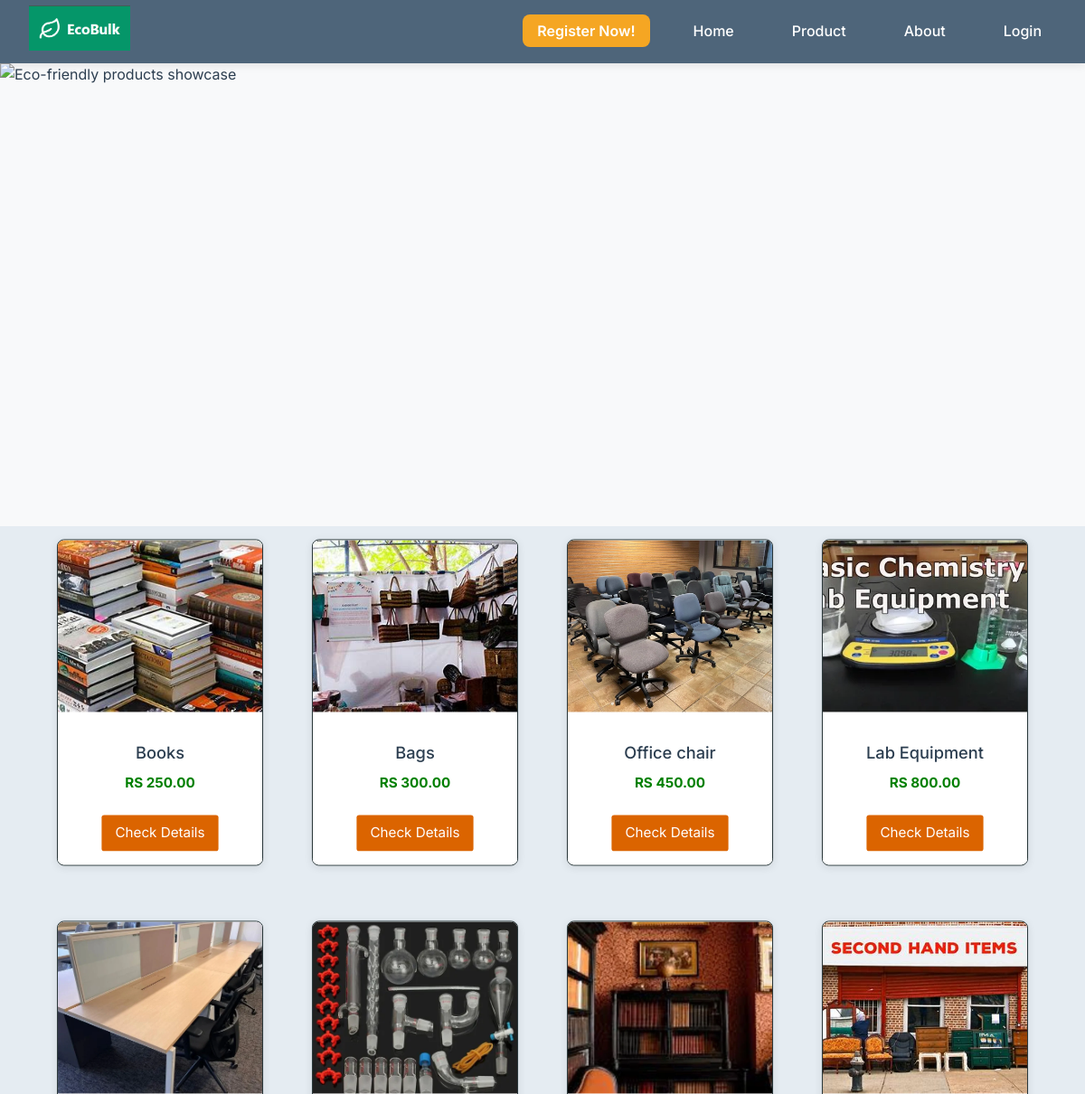
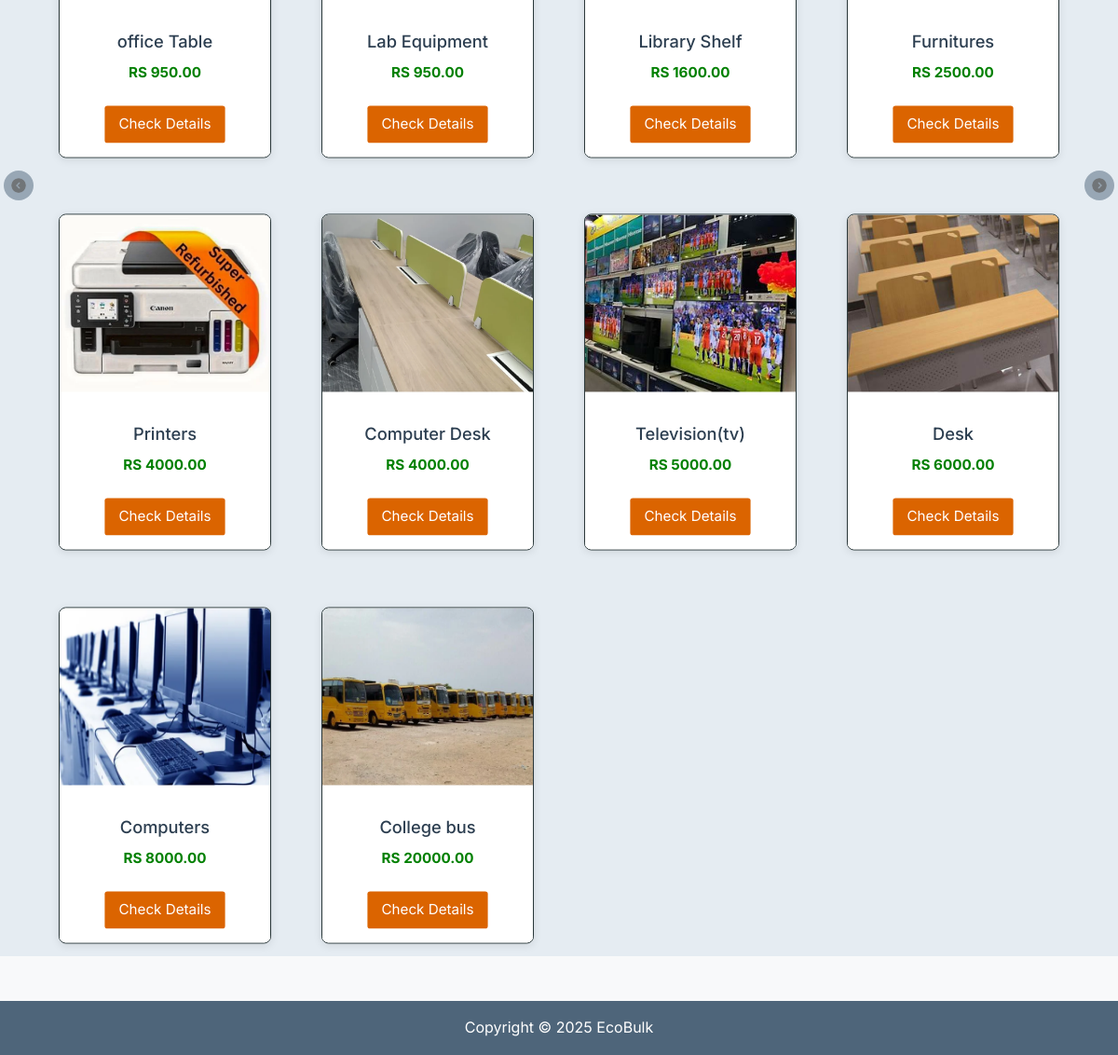
The page / on the database its author committed (2 pictures, top to bottom).
### tables this page shows
CREATE TABLE `product` (
  `id` varchar(255) NOT NULL,
  `title` varchar(100) NOT NULL,
  `category` varchar(100) NOT NULL DEFAULT 'All Product',
  `quantity` int(10) NOT NULL,
  `price` double(10,2) NOT NULL,
  `image` varchar(255) NOT NULL,
  `description` varchar(600) NOT NULL,
  `status` varchar(100) DEFAULT 'Pending',
  `seller_id` varchar(255) DEFAULT NULL,
  `reason` varchar(255) DEFAULT NULL,
  `shelf` varchar(10) DEFAULT 'on',
  `seller_username` varchar(255) DEFAULT NULL
);

### index.php (the view, shortened to what this page needs)
<?php
include('config.php');
$sql="select * from product where shelf='on' and quantity>0 ORDER BY price;";
$result=$conn->query($sql);
?>
<!DOCTYPE html>
<html lang="en">
<head>
    <link rel="stylesheet" href="css/modern-theme.css">
    <link rel="stylesheet" href="css/product_slider.css">
</head>
<body>
    <header class="header">
        <a href="#" class="logo" aria-label="EcoBulk Logo">
            <img src="images/logo/logo.png" alt="EcoBulk Logo">
        </a>
        <ul class="menu">
            <li><a href="visitor/register.php">Register Now!</a></li>
            <li><a href="index.php">Home</a></li>
            <li><a href="visitor/vProduct.php">Product</a></li>
            <li><a href="visitor/about_us.php">About</a></li>
            <li><a href="visitor/login.php">Login</a></li>
        </ul>
    </header>
    <div class="slideshow-container">
        <div class="mySlides fade">
            <img src="images/logo/second1.jpg" alt="Eco-friendly products showcase">
        </div>
    </div>
    <main class="container">
        <div class="slide-container">
            <img id="slide-left" class="arrow" src="images/logo/arrow-left.png" alt="Previous" aria-label="Previous Slide">
            <section class="product-grid" id="slider">
                <?php
                if ($result->num_rows > 0) {
                    while($row = $result->fetch_assoc()) {
                        $id = $row['id'];
                        $title = $row['title'];
                        $price = $row['price'];
                        $image = $row['image'];
                ?>
                <div class="thumbnail" tabindex="0">
                    <img src="images/<?php echo $image;?>" alt="<?php echo $title;?>">
                    <div class="product-details">
                        <h2><?php echo $title;?></h2>
                        <p>RS <?php echo $price;?></p>
                        <a href='visitor/product_detail.php?pid=<?php echo $id;?>'>Check Details</a>
                    </div>
                </div>
                <?php
                    }
                }
                ?>
            </section>
            <img id="slide-right" class="arrow" src="images/logo/arrow-right.png" alt="Next" aria-label="Next Slide">
        </div>
    </main>
    <footer>
        <p>Copyright &copy; <script>document.write(new Date().getFullYear());</script> EcoBulk</p>
    </footer>
</body>
</html>

### css/modern-theme.css (style rules this page uses)
:root { --primary-color: #4e657a; --secondary-color: #f5a623; --text-color: #2c3e50; --background-color: #f8f9fa; --header-height: 70px; --transition: all 0.3s ease; --shadow: 0 2px 10px rgba(0, 0, 0, 0.1); --border-radius: 8px; }
* { margin: 0; padding: 0; box-sizing: border-box; }
body { font-family: "Inter", -apple-system, BlinkMacSystemFont, sans-serif; color: var(--text-color); background: var(--background-color); line-height: 1.6; }
.header { background: var(--primary-color); position: fixed; top: 0; left: 0; right: 0; height: var(--header-height); display: flex; align-items: center; justify-content: space-between; padding: 0 2rem; box-shadow: var(--shadow); z-index: 1000; }
.header .logo img { height: 50px; width: auto; transition: var(--transition); }
.menu { display: flex; gap: 2rem; list-style: none; }
.menu li a { color: white; text-decoration: none; font-weight: 500; padding: 0.5rem 1rem; border-radius: var(--border-radius); transition: var(--transition); }
.menu li a[href="visitor/register.php"] { background: var(--secondary-color); color: white; font-weight: 600; }
.slideshow-container { margin-top: var(--header-height); position: relative; height: 60vh; overflow: hidden; }
.mySlides { height: 100%; }
.mySlides img { width: 100%; height: 100%; object-fit: cover; transition: transform 0.3s ease; }
.container { max-width: 1400px; margin: 2rem auto; padding: 0 2rem; }
.thumbnail { background: white; border-radius: var(--border-radius); overflow: hidden; box-shadow: var(--shadow); transition: var(--transition); }
.thumbnail img { width: 100%; height: 200px; object-fit: cover; }
.product-details { padding: 1.5rem; }
.product-details h2 { color: var(--text-color); font-size: 1.1rem; margin-bottom: 0.5rem; }
.product-details p { color: var(--secondary-color); font-size: 1.2rem; font-weight: 600; margin: 0.5rem 0; }
.product-details a { display: inline-block; background: var(--primary-color); color: white; padding: 0.5rem 1rem; border-radius: var(--border-radius); text-decoration: none; transition: var(--transition); }
footer { background: var(--primary-color); color: white; text-align: center; padding: 1rem; margin-top: 3rem; }
.fade { animation: fadeIn 0.3s ease-in; }

### css/product_slider.css (style rules this page uses)
:root { --white: #fff; --black: #1c2b2d; --blue: #31326f; --color-primary: #31326f; --color-sec: #db6400; --color-grey: #eee; --color-dark-grey: #222831; }
img { width: 100%; }
.container { max-width: 1200px; margin: 0 auto; background-color: #e5ecf2; padding: 0 20px; }
main { background-color: #cdf6d2; padding: 4rem 0; }
.slide-container { width: 100%; position: relative; margin: 2rem auto; }
.arrow { width: 2rem; height: 2rem; cursor: pointer; position: absolute; top: 50%; transform: translateY(-50%); z-index: 100; background: var(--primary-color); border-radius: 50%; padding: 0.5rem; transition: var(--transition); }
#slide-left { left: -1rem; }
#slide-right { right: -1rem; }
.product-grid { display: grid; grid-template-columns: repeat(auto-fill, minmax(250px, 1fr)); gap: 2rem; padding: 0 2rem; scroll-behavior: smooth; overflow-x: hidden; }
section { width: 100%; margin: 0 auto; display: flex; justify-content: flex-start; align-items: center; flex-wrap: nowrap; overflow-x: auto; background-color: #e5ecf2; -webkit-overflow-scrolling: touch; }
section .thumbnail { flex: 0 0 auto; object-fit: cover; cursor: pointer; margin: 5px; border: 1px solid var(--black); overflow: hidden; transform: scale(0.95); transition: all 0.3s; }
.product-details { text-align: center; padding-bottom: 1rem; background-color: #fff; }
.product-details h2 { font-size: 1.2rem; font-weight: 500; }
.product-details p { font-size: 1rem; padding-bottom: 1rem; color: green; font-weight: 700; }
.product-details a { font-size: 1rem; text-decoration: none; background-color: var(--color-sec); color: #fff; padding: 0.5rem 1rem; border-radius: 3px; }

### rows shown on the page
product: image (picture), title "Books", price "250.00"
product: image (picture), title "Bags", price "300.00"
product: image (picture), title "Office chair", price "450.00"
product: image (picture), title "Lab Equipment", price "800.00"
product: image (picture), title "office Table", price "950.00"
product: image (picture), title "Lab Equipment", price "950.00"
product: image (picture), title "Library Shelf", price "1600.00"
product: image (picture), title "Furnitures", price "2500.00"
product: image (picture), title "Printers", price "4000.00"
product: image (picture), title "Computer Desk", price "4000.00"
product: image (picture), title "Television(tv)", price "5000.00"
product: image (picture), title "Desk", price "6000.00"
product: image (picture), title "Computers", price "8000.00"
product: image (picture), title "College bus", price "20000.00"
